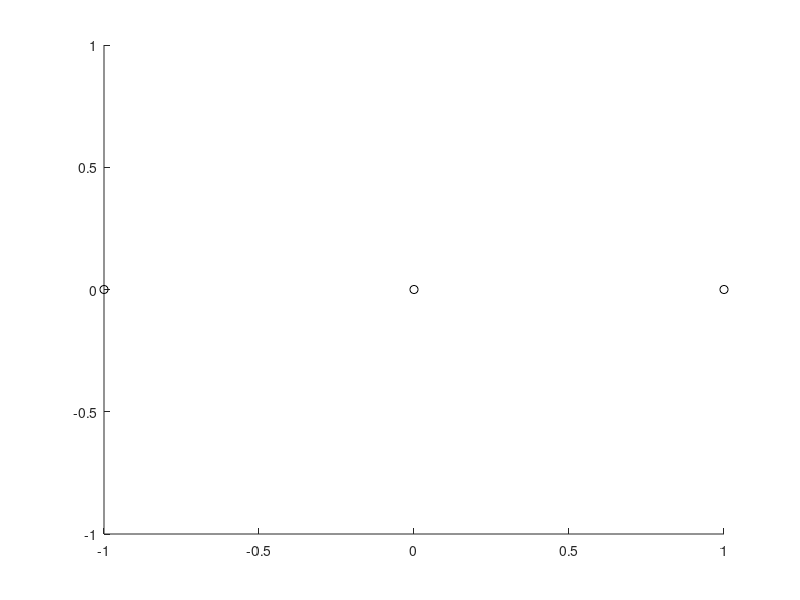

The MATLAB source for this figure: (Note: this script raises an error after producing the figure.)
global m; global G;
clear all
close all
clc

% %Ana Hudomal 16p
% %butterfly 1
% % dx0 = 0.30689; dy0 = 1.2551;
% %butterfly 2
% % dx0 = 0.39295; dy0 = 0.09758;
% %bumblebee
% % dx0 = 0.18428; dy0 = 0.58719;
% x_init = [-1 0;1 0; 0 0]; 
% v_init = [dx0 dy0; dx0 dy0; -2*dx0 -2*dy0]; 
% m = [1 1 1];

% %Xiaoming Lia , Shijun Liao. December 2017 
% I.A_{100}^{i.c.}
v_1 = 0.0670760777;
v_2 = 0.5889627892;

% %I.A_{77}^{i.c.}
% v_1 = 0.4159559963;
% v_2 = 0.2988672319;

% % I.B_{102}^{i.c.}
% v_1 = 0.4784306757;
% v_2 = 0.3771895698;

% % II.C_{156}^{i.c.}
% v_1 = 0.3231926176;
% v_2 = 0.3279135713;

x_init = [-1 0 ; 1 0; 0 0];
v_init = [v_1 v_2; v_1 v_2; -2*v_1 -2*v_2];
m = [1, 1, 1];

% %lagrange equliteral triangular solution
% m = [1, 2, 3];
% s3_size = 1; s3_rad = 0;
% x_init = 2*[0 2 ; -sqrt(3) -1 ; sqrt(3) -1];
% v_init = 1/sum(m) * [(-m(2)-m(3)/2) (-sqrt(3)/2*m(3));(m(1)+m(3)/2) (-sqrt(3)/2*m(3)); (m(1)/2-m(2)/2) (sqrt(3)/2*m(1)+sqrt(3)/2*m(2))];
% v_init = s3_size*v_init*[cos(s3_rad) sin(s3_rad) ; -sin(s3_rad) cos(s3_rad)];

% %Euler collinear solution
% m = [1 2 3];
% syms lamb_sym
% assume(lamb_sym, 'real')
% 
% ecs_equ = (m(1)+m(2))*lamb_sym^5 + (3*m(1)+2*m(2))*lamb_sym^4+(3*m(1)+m(2))*lamb_sym^3-(m(2)+3*m(3))*lamb_sym^2-(2*m(2)+3*m(3))*lamb_sym-(m(2)+m(3)) == 0;
% lamb_ecs = solve(ecs_equ, lamb_sym);
% 
% fprintf("%f\n", lamb_ecs);
% 
% %(m(2)+m(3)*(1+lamb_sym))/(m(1)-m(3)*lamb_sym) - (m(2)-m(3)*(1/(1+lamb_sym))^2)/(m(1)-m(3)*(1/lamb_sym)^2) == 0;
% %(-m(1)*m(3)-m(2)*m(3))*lamb_sym^5+(-m(1)*m(3)-2*m(1)*m(3)-2*m(2)*m(3))*lamb_sym^4+(-3*m(1)*m(3)+2*m(3).^2-m(2)*m(3))*lamb_sym^3+(-2*m(1)*m(3)+m(2)*m(3)+3*m(3).^2)*lamb_sym^2+(2*m(2)*m(3)+3*m(3).^2)*lamb_sym+(m(2)*m(3)+m(3).^2) == 0;
% %(m(1)+m(2))*lamb_sym^5 + (3*m(1)+2*m(2))*lamb_sym^4+(3*m(1)+m(2))*lamb_sym^3-(m(2)+3*m(3))*lamb_sym^2-(2*m(2)+3*m(3))*lamb_sym-(m(2)+m(3)) == 0;
% %(m(2)+m(3)*(1+lamb_sym))/(m(1)-m(3)*lamb_sym) - (m(2)+m(3)*(1/(1+lamb_sym))^2)/(m(1)-m(3)*(1/lamb_sym)^2) == 0;
% s_3 = [1 0];
% sv_3 = [-1/2 1];
% form_ecs = 1/sum(m)*[-m(2)-m(3)-lamb_ecs*m(3) ; m(1)-lamb_ecs*m(3) ; m(1)+lamb_ecs*m(1)+lamb_ecs*m(2)];
% x_init = form_ecs*s_3;
% v_init = form_ecs*sv_3;


G = 1;
init = [x_init v_init]';
init = init(:)';
hold on;
for i = 1:3
    plot(x_init(i,1), x_init(i,2), 'ko');
end

E = 0;
for i = 0:2
    j = mod(i,3)+1;
    k = mod(i+1,3)+1;
    E = E + 1/2*m(j)*norm(v_init(j,:))^2 ...
        - G*m(j)*m(k)/norm(x_init(j,:)-x_init(k,:));
end

syms('x_sym', [3 4]);
assume(x_sym, 'real')

T_sym = E;
for i = 0:2
    j = mod(i,3)+1;
    k = mod(i+1,3)+1;
    T_sym = T_sym + G * m(j) * m(k) / norm(x_sym(j,1:2)-x_sym(k,1:2));
end

T_sym_diff = 0;
for i = 0:2
    j = mod(i,3)+1;
    k = mod(i+1,3)+1;
    T_sym_diff = T_sym_diff + G * m(j) * m(k) * dot(x_sym(j,1:2)-x_sym(k,1:2),x_sym(j,3:4)-x_sym(k,3:4)) ...
                                / norm(x_sym(j,1:2)-x_sym(k,1:2))^2 ;
end

global GE;
GE{3, 2} = [];
ge{3, 2} = [];
for i = 1:3
    for j = 1:2
        ge{i, j} = 0;
        for k = 1:3
            for l = 1:2
                ge{i, j} = ge{i, j}  - diff(T_sym, x_sym(k,l))*x_sym(k,l+2)*x_sym(i,j+2) ...
                    + 1/(2*T_sym)*diff(T_sym, x_sym(i,j))*x_sym(k,l+2)^2;
            end
        end
        GE{i,j} = @(x) eval(subs(ge{i,j}, x_sym, reshape(x,[4,3])'));
    end
end



global GEt;
GEt{3,2} = [];
get{3,2} = [];
for i = 1:3
    for j = 1:2
         get{i,j} = T_sym_diff / T_sym * x_sym(i,j+2);
         for k = 1:3
             for l = 1:2
                get{i,j} = get{i,j} - 1/T_sym * diff(T_sym,x_sym(k,l)) * x_sym(k,l+2) * x_sym(i,j+2) ...
                    + 1/(2*T_sym) * diff(T_sym,x_sym(i,j)) * x_sym(k,l+2)^2;
             end
         end
         GEt{i,j} = @(x) eval(subs(get{i,j}, x_sym, reshape(x,[4,3])'));
    end
end

global EL;
EL{3, 2} = [];
el{3, 2} = [];
for i = 1:3 %particles' index
    next_1 = mod(i, 3)+1; 
    next_2 = mod(i+1, 3)+1;
    r1_sq = (x_sym(i, 1) - x_sym(next_1, 1)).^2+(x_sym(i, 2)-(x_sym(next_1, 2))).^2;
    r2_sq = (x_sym(i, 1) - x_sym(next_2, 1)).^2+(x_sym(i, 2)-(x_sym(next_2, 2))).^2;
    for j = 1:2 % x, y 
        el{i, j} = - G*m(next_1)*(x_sym(i, j) - x_sym(next_1, j))/(r1_sq.^(1.5))...
                   - G*m(next_2)*(x_sym(i, j) - x_sym(next_2, j))/(r2_sq.^(1.5));
        EL{i, j} = @(x) eval(subs(el{i,j}, x_sym, reshape(x, [4, 3])'));
    end
end


dt = 1/50;

X_dt = dt;
P_dt = dt;

plot_interval = 0.05;

cycle = 10;
clear("X")
clear("P")

X(1, :) = init;
P(1, :) = init;


while(1)
    for i = 1:cycle
        fprintf("%d\n", i);

        % X_dt = Fit_dt(X_dt, plot_interval, X(i, :), @g);
        P_dt = Fit_dt(P_dt, plot_interval, P(i, :), @eulagrange);
    
        % fprintf("a\n");
        X(i+1, :) = RK4(X(i, :), @g, X_dt);
        P(i+1, :) = RK4(P(i, :), @eulagrange, P_dt);

        % fprintf("b\n");
    end
    fprintf("plot graph1\n");

    plot(X(:, 1),X(:, 2), 'r--');
    plot(X(:, 5),X(:, 6), 'g--');
    plot(X(:, 9),X(:, 10), 'b--');

    fprintf("plot graph2\n");
    plot(P(:, 1),P(:, 2), 'k:');
    plot(P(:, 5),P(:, 6), 'k:');
    plot(P(:, 9),P(:, 10), 'k:');

    fprintf("refresh\n");
    X(1, :) = X(cycle+1, :);
    P(1, :) = P(cycle+1, :);
    pause(0.1);

end

function null = plot_curr_triangle(pos)
    plot([pos(1), pos(5), pos(9), pos(1)] , [pos(2),pos(6),pos(10),pos(2)] , 'b-');
end

function dxdt = g(x) 
    global GE; 
    dxdt = zeros(size(x));
    for i = 1:3
        for j = 1:2
             dxdt((i-1)*4+j) = x((i-1)*4+j+2);
             dxdt((i-1)*4+j+2) = GE{i,j}(x);
        end
    end
end

function dxdt_t = g_t(x) 
    global GEt; 
    dxdt_t = zeros(size(x));
    for i = 1:3
        for j = 1:2
             dxdt_t((i-1)*4+j) = x((i-1)*4+j+2);
             dxdt_t((i-1)*4+j+2) = GEt{i,j}(x);
        end
    end
end

function slope = eulagrange(x)
    global EL;
    slope = zeros(size(x));
    for i = 1:3
        for j = 1:2
            slope((i-1)*4+j) = x((i-1)*4+j+2);
            slope((i-1)*4+j+2) = EL{i,j}(x);
        end
    end
end

function next_pos = RK4(curr_pos, func, dt)
    k1 = func(curr_pos(:));
    k2 = func(curr_pos(:) + k1*dt/2); 
    k3 = func(curr_pos(:) + k2*dt/2); 
    k4 = func(curr_pos(:) + k3*dt); 
    next_pos = curr_pos(:) + (k1 + 2*k2 + 2*k3 + k4)*dt/6;
end

function result_dt = Fit_dt(dt, fit_val, curr_pos, func)
    accuracy = 0.00000001;
    next_pos = RK4(curr_pos,func, dt);
    disp  = sqrt((next_pos(1) - curr_pos(1)).^2 + (next_pos(2) - curr_pos(2)).^2);
    while( abs(disp - fit_val) > accuracy)
        dt = fit_val*dt/disp;
        next_pos = RK4(curr_pos,func, dt);
        disp  = sqrt((next_pos(1) - curr_pos(1)).^2 + (next_pos(2) - curr_pos(2)).^2);
    end
    result_dt = dt;
end

